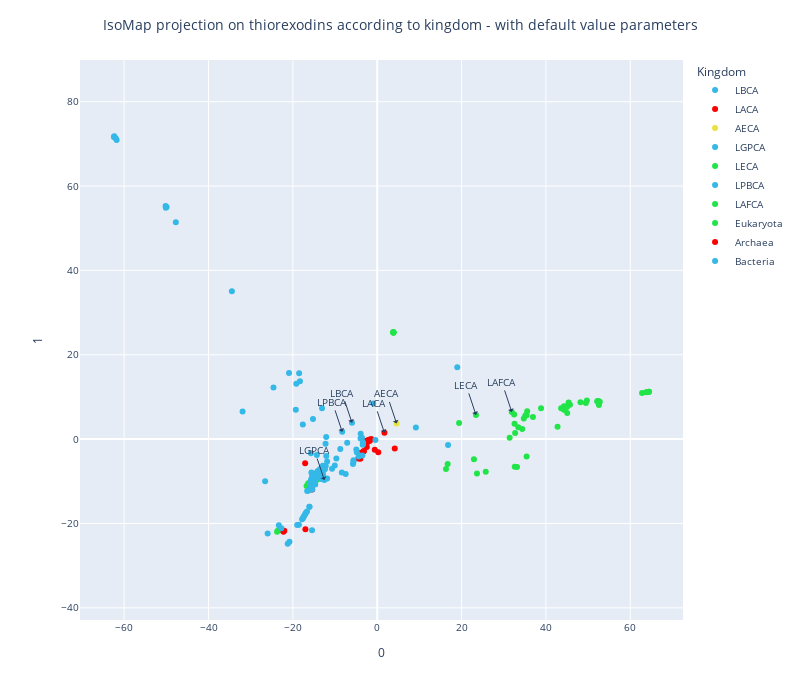

The code cell stored with this chart in its notebook:
### Code cell
iso_trace= plot_embedding_interactive_bis(array_emb = df_iso, df_annot = thioredoxin_color, 
                               show_text = True,
                               labels_name = "Kingdom", 
                               #second_labels_name = "proteins_id", 
                               #labels_text = ['7', '8', '9', '12', '13', '15', '16', '19', '20', '21', '22', '23', '24', '25', '26'], # metazoa
                               #labels_text = ['49','50'], # amoebozoa
                               #labels_text = ['71', '72', '73', '74', '75'], # archaea halobacterial
                               #labels_text = ['27', '28', '29', '32', '33', '24'], # eukaryotic arthropoda
                               #labels_text = ['51','52', '154', '155','156', '157', '158'], # eukaryotic chloroplast
                               #labels_text = ['18', '186','187', '188', '190'], # eukaryotic mitochondrion
                               #labels_text = ['126', '127', '129', '130', '131', '168', '197'], # proteo-/actinobacteria
                               labels_text = ['LBCA', 'LACA', 'AECA', 'LGPCA', 'LECA', 'LPBCA', 'LAFCA'],
                               title = "IsoMap projection on thiorexodins according to kingdom - with default value parameters",
                               color_palette = trx_palette)
iso_trace.show()

### Figure 1 — Plotly figure (JSON) as saved in the notebook; plotly's stock layout.template omitted (floating-point values rounded to 4 significant figures; data arrays with more than 128 entries replaced by an {"elided": "..."} marker saying what was removed)
{"data": [{"customdata": [["0", "LBCA", "LBCA", "LBCA", "OTHERS"]], "hovertemplate": "<b>%{hovertext}</b><br><br>Kingdom=%{customdata[2]}<br>0=%{x}<br>1=%{y}<br>proteins_id=%{customdata[0]}<br>Species=%{customdata[1]}<br>Family=%{customdata[3]}<br>Color_eukaryota=%{customdata[4]}<extra></extra>", "hovertext": ["LBCA"], "legendgroup": "LBCA", "marker": {"color": "#34b8e7", "symbol": "circle"}, "mode": "markers", "name": "LBCA", "orientation": "v", "showlegend": true, "textposition": "top right", "type": "scatter", "x": [-5.979], "xaxis": "x", "y": [3.878], "yaxis": "y"}, {"customdata": [["1", "LACA", "LACA", "LACA", "OTHERS"]], "hovertemplate": "<b>%{hovertext}</b><br><br>Kingdom=%{customdata[2]}<br>0=%{x}<br>1=%{y}<br>proteins_id=%{customdata[0]}<br>Species=%{customdata[1]}<br>Family=%{customdata[3]}<br>Color_eukaryota=%{customdata[4]}<extra></extra>", "hovertext": ["LACA"], "legendgroup": "LACA", "marker": {"color": "#ff0000", "symbol": "circle"}, "mode": "markers", "name": "LACA", "orientation": "v", "showlegend": true, "textposition": "top right", "type": "scatter", "x": [1.712], "xaxis": "x", "y": [1.491], "yaxis": "y"}, {"customdata": [["2", "AECA", "AECA", "AECA", "OTHERS"]], "hovertemplate": "<b>%{hovertext}</b><br><br>Kingdom=%{customdata[2]}<br>0=%{x}<br>1=%{y}<br>proteins_id=%{customdata[0]}<br>Species=%{customdata[1]}<br>Family=%{customdata[3]}<br>Color_eukaryota=%{customdata[4]}<extra></extra>", "hovertext": ["AECA"], "legendgroup": "AECA", "marker": {"color": "#e7e53c", "symbol": "circle"}, "mode": "markers", "name": "AECA", "orientation": "v", "showlegend": true, "textposition": "top right", "type": "scatter", "x": [4.594], "xaxis": "x", "y": [3.709], "yaxis": "y"}, {"customdata": [["3", "LGPCA", "LGPCA", "LGPCA", "OTHERS"]], "hovertemplate": "<b>%{hovertext}</b><br><br>Kingdom=%{customdata[2]}<br>0=%{x}<br>1=%{y}<br>proteins_id=%{customdata[0]}<br>Species=%{customdata[1]}<br>Family=%{customdata[3]}<br>Color_eukaryota=%{customdata[4]}<extra></extra>", "hovertext": ["LGPCA"], "legendgroup": "LGPCA", "marker": {"color": "#34b8e7", "symbol": "circle"}, "mode": "markers", "name": "LGPCA", "orientation": "v", "showlegend": true, "textposition": "top right", "type": "scatter", "x": [-12.53], "xaxis": "x", "y": [-9.71], "yaxis": "y"}, {"customdata": [["4", "LECA", "LECA", "LECA", "OTHERS"]], "hovertemplate": "<b>%{hovertext}</b><br><br>Kingdom=%{customdata[2]}<br>0=%{x}<br>1=%{y}<br>proteins_id=%{customdata[0]}<br>Species=%{customdata[1]}<br>Family=%{customdata[3]}<br>Color_eukaryota=%{customdata[4]}<extra></extra>", "hovertext": ["LECA"], "legendgroup": "LECA", "marker": {"color": "#21e548", "symbol": "circle"}, "mode": "markers", "name": "LECA", "orientation": "v", "showlegend": true, "textposition": "top right", "type": "scatter", "x": [23.41], "xaxis": "x", "y": [5.747], "yaxis": "y"}, {"customdata": [["5", "LPBCA", "LPBCA", "LPBCA", "OTHERS"]], "hovertemplate": "<b>%{hovertext}</b><br><br>Kingdom=%{customdata[2]}<br>0=%{x}<br>1=%{y}<br>proteins_id=%{customdata[0]}<br>Species=%{customdata[1]}<br>Family=%{customdata[3]}<br>Color_eukaryota=%{customdata[4]}<extra></extra>", "hovertext": ["LPBCA"], "legendgroup": "LPBCA", "marker": {"color": "#34b8e7", "symbol": "circle"}, "mode": "markers", "name": "LPBCA", "orientation": "v", "showlegend": true, "textposition": "top right", "type": "scatter", "x": [-8.295], "xaxis": "x", "y": [1.724], "yaxis": "y"}, {"customdata": [["6", "LAFCA", "LAFCA", "LAFCA", "OTHERS"]], "hovertemplate": "<b>%{hovertext}</b><br><br>Kingdom=%{customdata[2]}<br>0=%{x}<br>1=%{y}<br>proteins_id=%{customdata[0]}<br>Species=%{customdata[1]}<br>Family=%{customdata[3]}<br>Color_eukaryota=%{customdata[4]}<extra></extra>", "hovertext": ["LAFCA"], "legendgroup": "LAFCA", "marker": {"color": "#21e548", "symbol": "circle"}, "mode": "markers", "name": "LAFCA", "orientation": "v", "showlegend": true, "textposition": "top right", "type": "scatter", "x": [31.9], "xaxis": "x", "y": [6.446], "yaxis": "y"}, {"customdata": {"elided": "65x5 str values"}, "hovertemplate": "<b>%{hovertext}</b><br><br>Kingdom=%{customdata[2]}<br>0=%{x}<br>1=%{y}<br>proteins_id=%{customdata[0]}<br>Species=%{customdata[1]}<br>Family=%{customdata[3]}<br>Color_eukaryota=%{customdata[4]}<extra></extra>", "hovertext": ["Eukaryota", "Eukaryota", "Eukaryota", "Eukaryota", "Eukaryota", "Eukaryota", "Eukaryota", "Eukaryota", "Eukaryota", "Eukaryota", "Eukaryota", "Eukaryota", "Eukaryota", "Eukaryota", "Eukaryota", "Eukaryota", "Eukaryota", "Eukaryota", "Eukaryota", "Eukaryota", "Eukaryota", "Eukaryota", "Eukaryota", "Eukaryota", "Eukaryota", "Eukaryota", "Eukaryota", "Eukaryota", "Eukaryota", "Eukaryota", "Eukaryota", "Eukaryota", "Eukaryota", "Eukaryota", "Eukaryota", "Eukaryota", "Eukaryota", "Eukaryota", "Eukaryota", "Eukaryota", "Eukaryota", "Eukaryota", "Eukaryota", "Eukaryota", "Eukaryota", "Eukaryota", "Eukaryota", "Eukaryota", "Eukaryota", "Eukaryota", "Eukaryota", "Eukaryota", "Eukaryota", "Eukaryota", "Eukaryota", "Eukaryota", "Eukaryota", "Eukaryota", "Eukaryota", "Eukaryota", "Eukaryota", "Eukaryota", "Eukaryota", "Eukaryota", "Eukaryota"], "legendgroup": "Eukaryota", "marker": {"color": "#21e548", "symbol": "circle"}, "mode": "markers", "name": "Eukaryota", "orientation": "v", "showlegend": true, "textposition": "top right", "type": "scatter", "x": [44.61, 44.91, 44.64, 44.3, 52.76, 52.46, 52.57, 45.01, 45.01, 45.69, 49.47, 3.826, 35.55, 44.25, 44.36, 45.05, 48.19, 43.61, 49.71, 45.38, 64.04, 64.46, 64.4, 62.79, 63.75, 64.09, 52.15, 52.37, 38.84, 33.44, 42.75, 33.14, 32.61, 19.41, 22.93, 35.42, 25.73, 23.65, 16.31, 16.71, 32.69, 34.76, 52.46, 35.12, -16.75, -23.75, -16.4, -23.53, -23.27, 35.43, 32.46, 34.39, 31.39, 36.93, 32.56, -14.03, -16.21, -14.71, -14.26, -13.61, 3.832, 3.831, 3.833, 3.833, 3.833], "xaxis": "x", "y": [7.703, 7.641, 7.59, 7.777, 8.886, 8.988, 8.081, 7.733, 7.733, 8.131, 8.592, 25.21, 6.629, 7.031, 6.987, 6.176, 8.767, 7.314, 9.179, 8.664, 11.19, 11.26, 11.25, 10.94, 11.13, 11.19, 9.005, 9.067, 7.335, 2.843, 2.942, -6.583, -6.545, 3.803, -4.776, -4.126, -7.73, -8.178, -7.059, -5.874, 1.44, 4.873, 8.475, 5.616, -11.12, -21.96, -10.55, -21.69, -21.59, 5.667, 5.815, 2.408, 0.3182, 5.241, 3.663, -9.303, -10.39, -10.12, -9.618, -8.635, 25.31, 25.3, 25.33, 25.34, 25.33], "yaxis": "y"}, {"customdata": {"elided": "28x5 str values"}, "hovertemplate": "<b>%{hovertext}</b><br><br>Kingdom=%{customdata[2]}<br>0=%{x}<br>1=%{y}<br>proteins_id=%{customdata[0]}<br>Species=%{customdata[1]}<br>Family=%{customdata[3]}<br>Color_eukaryota=%{customdata[4]}<extra></extra>", "hovertext": ["Archaea", "Archaea", "Archaea", "Archaea", "Archaea", "Archaea", "Archaea", "Archaea", "Archaea", "Archaea", "Archaea", "Archaea", "Archaea", "Archaea", "Archaea", "Archaea", "Archaea", "Archaea", "Archaea", "Archaea", "Archaea", "Archaea", "Archaea", "Archaea", "Archaea", "Archaea", "Archaea", "Archaea"], "legendgroup": "Archaea", "marker": {"color": "#ff0000", "symbol": "circle"}, "mode": "markers", "name": "Archaea", "orientation": "v", "showlegend": true, "textposition": "top right", "type": "scatter", "x": [-2.479, -3.151, -3.269, -3.623, -4.476, -2.084, -17.09, -13.28, -13.18, -15.42, -22.23, -22.03, -15.92, -17.02, -0.5805, -2.853, -4.368, -1.603, -2.015, -1.453, 4.156, -2.454, -2.549, -2.246, -1.83, -1.906, 0.2494, -4.005], "xaxis": "x", "y": [-1.847, -2.812, -2.944, -3.187, -4.58, -0.3304, -5.7, -7.209, -6.776, -11.96, -21.98, -21.7, -11.94, -21.35, -2.501, -0.4724, -3.307, -0.1847, -0.4074, 0.01708, -2.226, -0.8243, -1.083, -0.2834, -0.4438, -0.1479, -3.107, -4.655], "yaxis": "y"}, {"customdata": {"elided": "110x5 str values"}, "hovertemplate": "<b>%{hovertext}</b><br><br>Kingdom=%{customdata[2]}<br>0=%{x}<br>1=%{y}<br>proteins_id=%{customdata[0]}<br>Species=%{customdata[1]}<br>Family=%{customdata[3]}<br>Color_eukaryota=%{customdata[4]}<extra></extra>", "hovertext": ["Bacteria", "Bacteria", "Bacteria", "Bacteria", "Bacteria", "Bacteria", "Bacteria", "Bacteria", "Bacteria", "Bacteria", "Bacteria", "Bacteria", "Bacteria", "Bacteria", "Bacteria", "Bacteria", "Bacteria", "Bacteria", "Bacteria", "Bacteria", "Bacteria", "Bacteria", "Bacteria", "Bacteria", "Bacteria", "Bacteria", "Bacteria", "Bacteria", "Bacteria", "Bacteria", "Bacteria", "Bacteria", "Bacteria", "Bacteria", "Bacteria", "Bacteria", "Bacteria", "Bacteria", "Bacteria", "Bacteria", "Bacteria", "Bacteria", "Bacteria", "Bacteria", "Bacteria", "Bacteria", "Bacteria", "Bacteria", "Bacteria", "Bacteria", "Bacteria", "Bacteria", "Bacteria", "Bacteria", "Bacteria", "Bacteria", "Bacteria", "Bacteria", "Bacteria", "Bacteria", "Bacteria", "Bacteria", "Bacteria", "Bacteria", "Bacteria", "Bacteria", "Bacteria", "Bacteria", "Bacteria", "Bacteria", "Bacteria", "Bacteria", "Bacteria", "Bacteria", "Bacteria", "Bacteria", "Bacteria", "Bacteria", "Bacteria", "Bacteria", "Bacteria", "Bacteria", "Bacteria", "Bacteria", "Bacteria", "Bacteria", "Bacteria", "Bacteria", "Bacteria", "Bacteria", "Bacteria", "Bacteria", "Bacteria", "Bacteria", "Bacteria", "Bacteria", "Bacteria", "Bacteria", "Bacteria", "Bacteria", "Bacteria", "Bacteria", "Bacteria", "Bacteria", "Bacteria", "Bacteria", "Bacteria", "Bacteria", "Bacteria", "Bacteria"], "legendgroup": "Bacteria", "marker": {"color": "#34b8e7", "symbol": "circle"}, "mode": "markers", "name": "Bacteria", "orientation": "v", "showlegend": true, "textposition": "top right", "type": "scatter", "x": [-12.07, 9.169, -15.46, -7.477, 16.8, 18.97, -14.31, -8.751, -7.118, -15.23, -18.51, -19.3, -18.33, -24.59, -19.18, -12.25, -15.72, -3.927, -12.1, -0.9433, -3.396, -5.637, -13.65, -8.395, -15.87, -4.949, -18.98, -11.88, -3.441, -3.355, -13.34, -4.401, -10.06, -4.214, -4.841, -13.9, -34.45, -47.75, -50.11, -49.93, -62.01, -62.43, -25.98, -31.92, -3.512, -26.57, -15.78, -13.34, -13.08, -13.4, -15.04, -23.32, -15.32, -15.46, -20.91, -14.69, -16.61, -15.6, -13.01, -13.94, -14.18, -14.31, -14.66, -14.39, -5.744, -17.63, -12.64, -12.89, -9.69, -11.87, -16.27, -12.84, -5.625, -62.34, -15.42, -13.44, -12.2, -12.4, -14.02, -12.93, -12.96, -3.613, -3.957, -13.09, -0.4205, -14.11, -10.71, -15.2, -14.87, -13.33, -14.72, -20.81, -17.81, -17.61, -17.28, -18.57, -21.22, -50.17, -61.79, -17.47, -17.07, -16.64, -16.07, -16.91, -16.07, -15.36, -15.36, -15.37, -15.69, -22.74], "xaxis": "x", "y": [-4.011, 2.74, -21.59, -8.253, -1.4, 17.01, -3.779, -2.331, -0.882, 4.759, 15.59, 6.97, 13.69, 12.26, 13.14, -1.112, -3.363, 1.252, 0.5084, 8.461, -0.7533, -5.449, -7.222, -7.912, -11.18, -2.436, -20.35, -5.297, -1.359, -1.105, -9.023, -4.097, -6.25, -3.878, -3.094, -8.325, 35.06, 51.43, 54.86, 55.02, 71.33, 71.63, -22.38, 6.522, -3.869, -10.0, -10.23, -8.417, -7.961, -8.69, -9.591, -20.41, -8.151, -8.336, 15.66, -10.76, -12.3, -7.919, -7.065, -7.777, -7.615, -8.035, -8.44, -8.418, -5.886, 3.447, -6.783, -6.285, -4.625, -9.335, -12.16, -8.477, -4.983, 71.81, -11.92, -8.807, -6.377, -7.129, -8.761, -7.775, -7.519, 0.342, 0.1353, 7.332, -0.1816, -7.92, -6.998, -10.16, -9.653, -9.448, -9.247, -24.31, -19.02, -18.77, -18.16, -20.31, -24.81, 55.29, 70.91, -18.44, -17.76, -17.14, -16.05, -17.46, -16.05, -9.096, -9.096, -9.112, -9.571, -21.11], "yaxis": "y"}], "layout": {"annotations": [{"arrowhead": 1, "showarrow": true, "text": "LBCA", "x": -5.979, "y": 3.878}, {"arrowhead": 1, "showarrow": true, "text": "LACA", "x": 1.712, "y": 1.491}, {"arrowhead": 1, "showarrow": true, "text": "AECA", "x": 4.594, "y": 3.709}, {"arrowhead": 1, "showarrow": true, "text": "LGPCA", "x": -12.53, "y": -9.71}, {"arrowhead": 1, "showarrow": true, "text": "LECA", "x": 23.41, "y": 5.747}, {"arrowhead": 1, "showarrow": true, "text": "LPBCA", "x": -8.295, "y": 1.724}, {"arrowhead": 1, "showarrow": true, "text": "LAFCA", "x": 31.9, "y": 6.446}], "font": {"size": 10}, "height": 700, "legend": {"title": {"text": "Kingdom"}, "tracegroupgap": 0}, "margin": {"t": 60}, "title": {"text": "IsoMap projection on thiorexodins according to kingdom - with default value parameters", "x": 0.5}, "width": 800, "xaxis": {"anchor": "y", "autorange": true, "domain": [0, 1], "range": [-70.48, 72.51], "title": {"text": "0"}, "type": "linear"}, "yaxis": {"anchor": "x", "autorange": true, "domain": [0, 1], "range": [-43.91, 90.9], "scaleanchor": "x", "scaleratio": 1, "title": {"text": "1"}, "type": "linear"}}}
